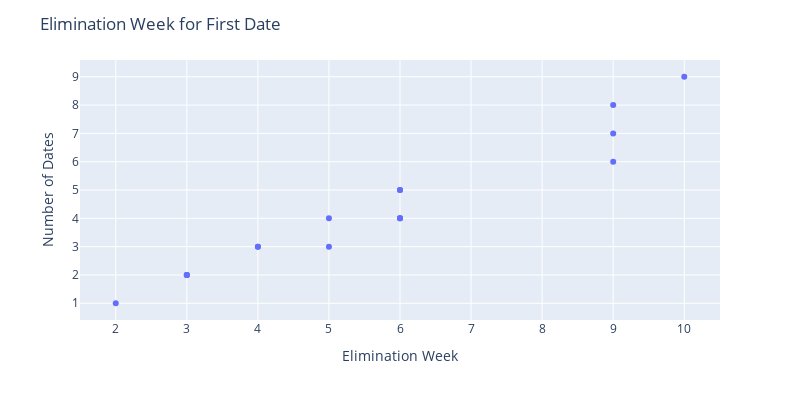

This figure's notebook cell:
### Code cell
fig2 = px.scatter(bachelorette_d1, x="elim_week", y="total_dates", log_x=False,
                 hover_name="CONTESTANT", width=800, height=400)
fig2.update_layout(
    title="Elimination Week for First Date",
    xaxis_title="Elimination Week",
    yaxis_title="Number of Dates")
fig2.update_layout(
    xaxis = dict(
        tickmode = 'linear',
        tick0 = 1,
        dtick = 1))
fig2.update_layout(
    yaxis = dict(
        tickmode = 'linear',
        tick0 = 1,
        dtick = 1))
fig2.show()

### Figure 1 — Plotly figure (JSON) as saved in the notebook; plotly's stock layout.template omitted (floating-point values rounded to 4 significant figures)
{"data": [{"hoverlabel": {"namelength": 0}, "hovertemplate": "<b>%{hovertext}</b><br><br>elim_week=%{x}<br>total_dates=%{y}", "hovertext": ["13_PETER_K", "12_DEREK_P", "11_CLINT_A", "10_CHRIS_S", "10_ERIC_H", "09_BROOKS_F", "09_BRYDEN_V", "08_RYAN_B", "08_JOE_G", "07_RYAN_M", "07_WILLIAM_H", "06_FRANK_N", "06_JESSE_B", "05_JAKE_P", "04_GRAHAM_B", "03_KEITH", "02_RICK_X"], "legendgroup": "", "marker": {"color": "#636efa", "symbol": "circle"}, "mode": "markers", "name": "", "showlegend": false, "type": "scatter", "x": ["10", "6", "3", "9", "4", "9", "5", "6", "2", "6", "5", "9", "4", "6", "6", "3", "3"], "xaxis": "x", "y": [9, 4, 2, 6, 3, 7, 3, 5, 1, 4, 4, 8, 3, 4, 5, 2, 2], "yaxis": "y"}], "layout": {"height": 400, "legend": {"tracegroupgap": 0}, "margin": {"t": 60}, "title": {"text": "Elimination Week for First Date"}, "width": 800, "xaxis": {"anchor": "y", "domain": [0, 1], "dtick": 1, "tick0": 1, "tickmode": "linear", "title": {"text": "Elimination Week"}}, "yaxis": {"anchor": "x", "domain": [0, 1], "dtick": 1, "tick0": 1, "tickmode": "linear", "title": {"text": "Number of Dates"}}}}
